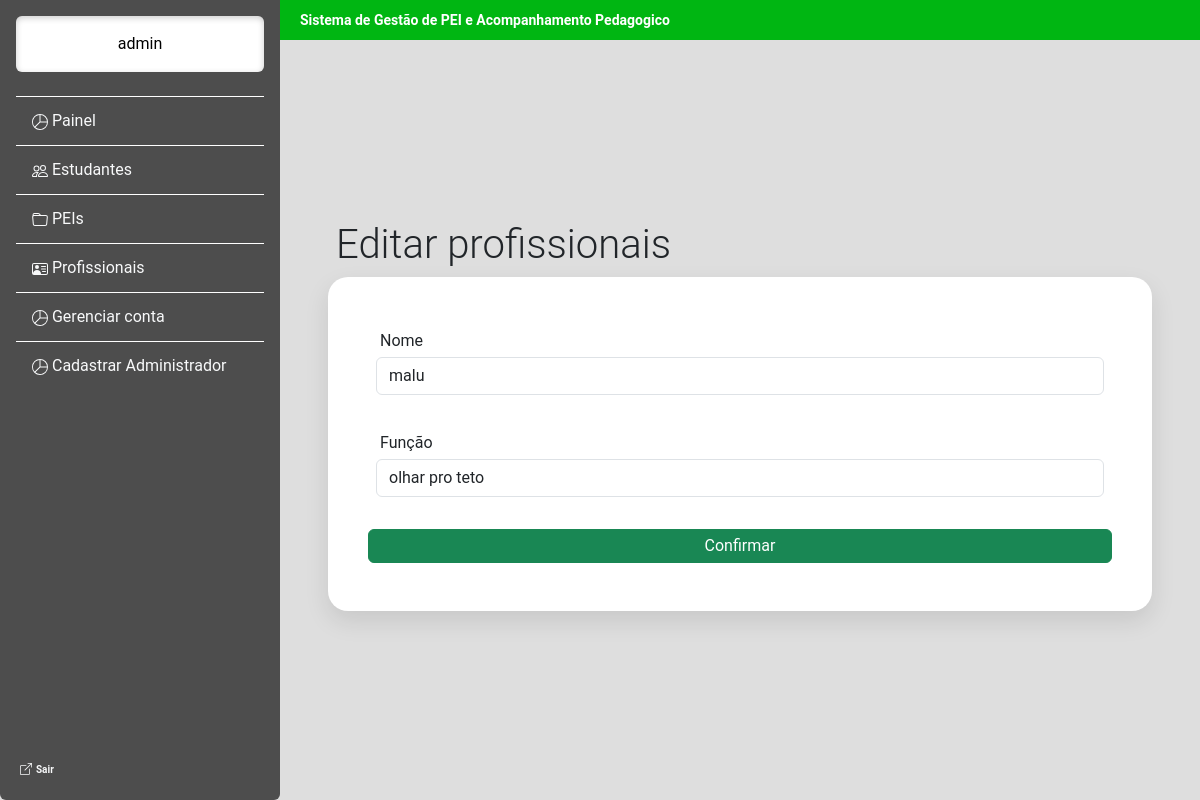
The app's page /estudante/editar_funcionario/12345678910/ (signed in) with its own data.
### estudante/models.py (models this page shows, shortened)
class Usuario(AbstractUser):
    cpf = models.CharField(max_length=255, unique=True)

class Funcionario(models.Model):
    cpf = models.CharField(max_length=255, primary_key=True)
    nome = models.CharField(max_length=255)
    funcao = models.CharField(max_length=255)

### estudante/views.py (the view, shortened to what this page needs)
# urls.py: path("editar_funcionario/<str:cpf>/", views.editar_funcionario, name="editar_funcionario"),
@login_required(login_url="login1")
def editar_funcionario(request, cpf):
    if request.method == "GET":
        funcionario = get_object_or_404(Funcionario, cpf=cpf)
        formulario = FormularioFuncionario(instance=funcionario)
        for formulario1 in formulario.fields.keys():
            formulario.fields[formulario1].widget.attrs["class"] = "form-control"
        dicionario = {"formulario":formulario, "cpf":cpf}
        return render(request, "editar_funcionario.html", dicionario)

### estudante/forms.py
class FormularioFuncionario(forms.ModelForm):
    class Meta:
        model = Funcionario
        exclude = ["cpf"]

### estudante/templates/editar_funcionario.html (shortened to what this page needs)
<!doctype html>
<html lang="pt-br">
<head>
    <link href="https://cdn.jsdelivr.net/npm/bootstrap@5.3.8/dist/css/bootstrap.min.css" rel="stylesheet">
</head>
<body class="bg-cinza d-flex justify-content-center align-items-center min-vh-100">
{% include 'barra_lateral.html' %}
    <main class="flex-grow-1 p-5">
        <div class="topbar fw-bold" style=" background-color: #00B612; color: #ffffff; font-size: 14px;">
            Sistema de Gestão de PEI e Acompanhamento Pedagogico
        </div>
        <br>
        <div class="display-6 p-2">
            Editar profissionais
        </div>
        <form action="{%url 'editar_funcionario' cpf %}" method="post"> {% csrf_token %}
            <div class="d-flex flex-column container-branco p-5 flex-shrink-0 p-3 box p-4">
                <div class="row g-3">
                    <div class="mb-3">
                        <label for="{{formulario.nome.id_for_label}}" class="p-1">{{formulario.nome.label}}</label>
                        {{formulario.nome}}
                    </div>
                    <div class="mb-3">
                        <label for="{{formulario.funcao.id_for_label}}" class="p-1">Função</label>
                        {{formulario.funcao}}
                    </div>
                    <input class="btn btn-success p-1 w-100" type="submit" value="Confirmar">
                </div>
            </div>
        </form>
    </main>
</body>
</html>

### estudante/templates/barra_lateral.html (shortened to what this page needs)
<!DOCTYPE html>
<html lang="pt-BR">
<head>
    <link href="https://cdn.jsdelivr.net/npm/bootstrap@5.3.8/dist/css/bootstrap.min.css" rel="stylesheet">
</head>
<body>
    <div class="barra-lateral d-flex flex-column flex-shrink-0 p-3 vh-100 rounded-bottom">
        <a class="nav-link text-center text-black rounded bg-white p-3" style="box-shadow: inset 0 2px 6px rgba(0,0,0,0.2);" > {{ request.user.first_name }} </a>
        <br>
        <ul class="barra-lateral-link nav nav-pills flex-column mb-auto">
            <li class="nav-item">
                <a href="/estudante/painel_administrador/#" class="nav-link link-light" aria-current="page">
                    <svg xmlns="http://www.w3.org/2000/svg" width="16" height="16" fill="currentColor" class="bi bi-pie-chart" viewBox="0 0 16 16">
                      <path d="M7.5 1.018a7 7 0 0 0-4.79 11.566L7.5 7.793zm1 0V7.5h6.482A7 7 0 0 0 8.5 1.018M14.982 8.5H8.207l-4.79 4.79A7 7 0 0 0 14.982 8.5M0 8a8 8 0 1 1 16 0A8 8 0 0 1 0 8"/>
                    </svg>
                    Painel
                </a>
            </li>
            <li>
                <a href="/estudante/gerenciar_estudante/#" class="nav-link link-light">
                    Estudantes
                </a>
            </li>
            <li>
                <a href="/estudante/gerenciar_pei/#" class="nav-link link-light">
                    PEIs
                </a>
            </li>
            <li>
                <a href="/estudante/gerenciar_funcionario/#" class="nav-link link-light">
                    Profissionais
                </a>
            </li>
            <li class="nav-item">
                <a href="{% url 'gerenciar_conta' %}" class="nav-link link-light" aria-current="page">
                    <svg xmlns="http://www.w3.org/2000/svg" width="16" height="16" fill="currentColor" class="bi bi-pie-chart" viewBox="0 0 16 16">
                      <path d="M7.5 1.018a7 7 0 0 0-4.79 11.566L7.5 7.793zm1 0V7.5h6.482A7 7 0 0 0 8.5 1.018M14.982 8.5H8.207l-4.79 4.79A7 7 0 0 0 14.982 8.5M0 8a8 8 0 1 1 16 0A8 8 0 0 1 0 8"/>
                    </svg>
                    Gerenciar conta
                </a>
            </li>
            <li class="nav-item">
                <a href="{% url 'cadastro_sistema' %}" class="nav-link link-light" aria-current="page">
                    <svg xmlns="http://www.w3.org/2000/svg" width="16" height="16" fill="currentColor" class="bi bi-pie-chart" viewBox="0 0 16 16">
                      <path d="M7.5 1.018a7 7 0 0 0-4.79 11.566L7.5 7.793zm1 0V7.5h6.482A7 7 0 0 0 8.5 1.018M14.982 8.5H8.207l-4.79 4.79A7 7 0 0 0 14.982 8.5M0 8a8 8 0 1 1 16 0A8 8 0 0 1 0 8"/>
                    </svg>
                    Cadastrar Administrador
                </a>
            </li>
        </ul>
        <div class="mt-auto">
            <a href="{% url 'sair' %}" class="nav-link link-light p-1">
                <strong class="txt-ot"> Sair </strong>
            </a>
        </div>
    </div>
</body>
</html>

### estudante/templates/barra_lateral.html (style rules this page uses)
.txt-ot { font-size: 10px; }
main { margin-left: 280px; padding: 20px; }
.barra-lateral { position: fixed; top: 0; left: 0; width: 280px; height: 100vh; background-color: #4D4D4D; color: white; }
.barra-lateral-link .nav-link { color: white; border-top: 1px solid white; border-radius: 0; padding: 12px 16px; }
.topbar { position: fixed; top: 0; left: 280px; right: 0; height: 40px; background: #00B612; color: white; display: flex; align-items: center; padding: 0 20px; z-index: 1000; }
.bg-cinza { background-color: #DEDEDE; font-family: 'Roboto', sans-serif; }
.container-branco { border-radius: 20px; box-shadow: 0 10px 25px rgba(0,0,0,0.1); background-color: #ffffff; }

### records on screen
Usuario: user.first_name "admin"
Funcionario: nome "malu", funcao "olhar pro teto"
